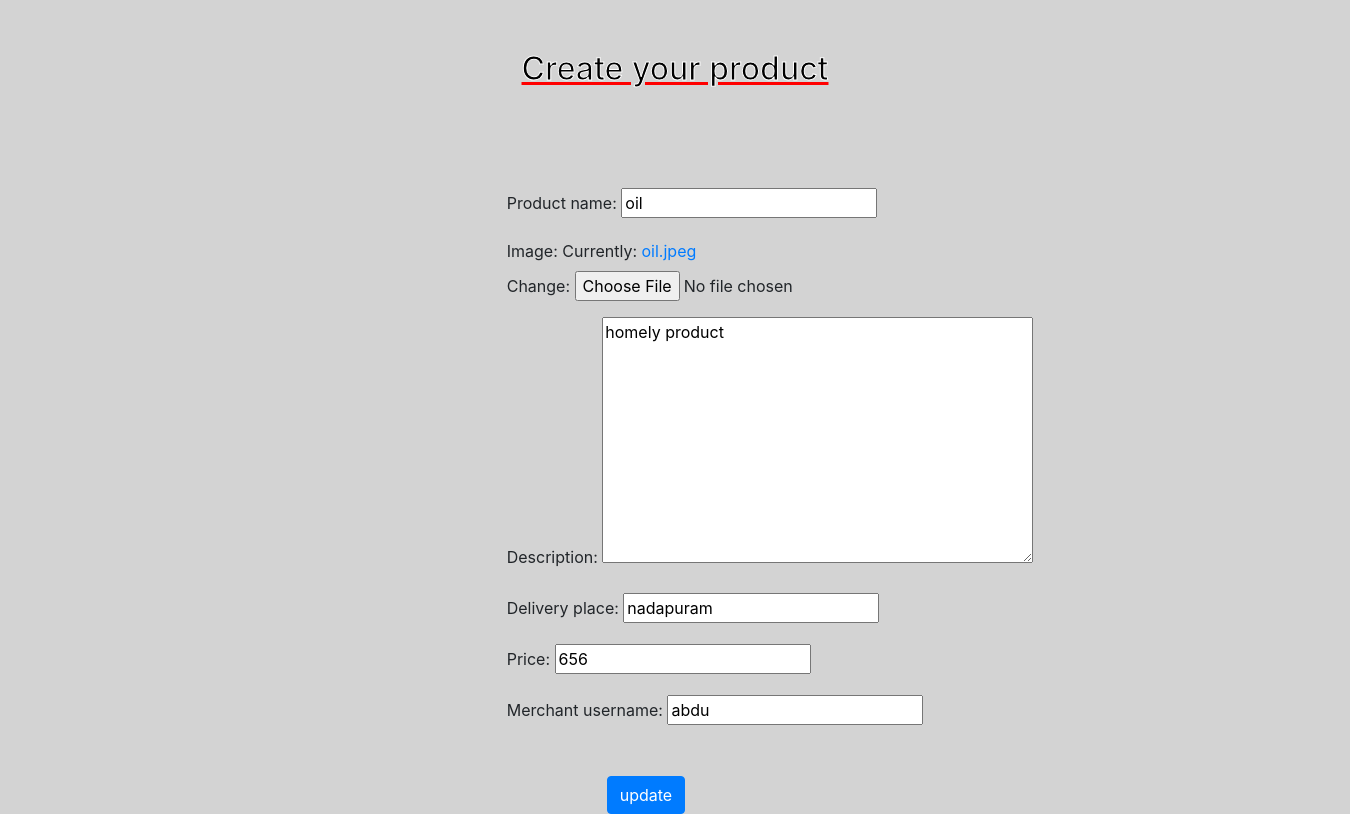
The app's page /Product_update/1 with its own data.
### merchantapp/models.py (models this page shows, shortened)
class Product(models.Model):
    product_name=models.CharField(max_length=50)
    image=models.ImageField(null=True)
    description=models.TextField(blank=True,null=True)
    Delivery_place=models.CharField(max_length=50)
    price=models.CharField(max_length=50)
    merchant_username= models.CharField(max_length=50,blank=True,null=True)

### merchantapp/views.py (the view)
# urls.py: path('Product_update/<int:id>', views.Product_update, name='Product_update'),
def Product_update(request,id):
    obj=Product.objects.get(id=id)
    form=Product_items(instance=obj)
    if request.method=="POST":
        form=Product_items(request.POST or None, request.FILES or None, instance=obj)
        if form.is_valid():
            form.save()
            return ('Merchant_home')
    return render(request,'update_product.html',{'form':form})

### merchantapp/forms.py
class Product_items (forms.ModelForm):
    class Meta:
        model=Product
        fields='__all__'

### merchantapp/templates/update_product.html (shortened to what this page needs)
{% extends 'base.html' %}
{% load static %}
{% block content %}
<link rel="stylesheet" href="https://cdnjs.cloudflare.com/ajax/libs/font-awesome/4.7.0/css/font-awesome.min.css">
<link rel="stylesheet" href="{% static 'css/productcreate.css' %}">
<div>
	<h2>Create your product</h2>
</div>
<div class="container" >
	<form method="post" enctype="multipart/form-data">
		{{form.as_p}}
		<input type="submit" class="btn btn-primary" value="update">
	</form>
</div>
{% endblock %}

### merchantapp/static/css/productcreate.css (style rules this page uses)
.container { background-color: lightgray; width: 100px height: 100%; justify-items: center; justify-content: center; margin-top: 100px; margin-left: 200px; }
body { background-color: lightgray; width: 100%; height: 100%; }
h2 { margin-top: 50px; text-align: center; color: black; -webkit-text-stroke: 1px white; text-decoration: underline; text-decoration-color: red; }
.btn { margin-top: 30px; margin-left: 100px; }

### records on screen
Product: product_name "oil", description "homely product", Delivery_place "nadapuram", price "656", merchant_username "abdu"
